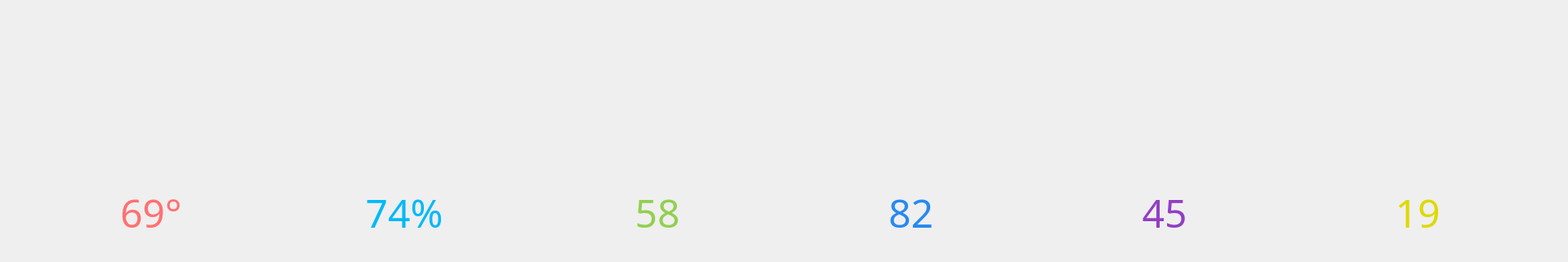
   <widget class="QWidget" name="widget_2" native="true">
    <property name="geometry">
     <rect>
      <x>0</x>
      <y>110</y>
      <width>1920</width>
      <height>321</height>
     </rect>
    </property>
    <widget class="QWidget" name="horizontalLayoutWidget">
     <property name="geometry">
      <rect>
       <x>0</x>
       <y>0</y>
       <width>1921</width>
       <height>321</height>
      </rect>
     </property>
     <layout class="QHBoxLayout" name="chk_layout">
      <property name="spacing">
       <number>40</number>
      </property>
      <property name="sizeConstraint">
       <enum>QLayout::SetNoConstraint</enum>
      </property>
      <property name="leftMargin">
       <number>50</number>
      </property>
      <property name="topMargin">
       <number>5</number>
      </property>
      <property name="rightMargin">
       <number>50</number>
      </property>
      <property name="bottomMargin">
       <number>0</number>
      </property>
      <item>
       <widget class="QPushButton" name="chk_temp">
        <property name="sizePolicy">
         <sizepolicy hsizetype="Minimum" vsizetype="Minimum">
          <horstretch>0</horstretch>
          <verstretch>0</verstretch>
         </sizepolicy>
        </property>
        <property name="font">
         <font>
          <family>서울남산체 EB</family>
          <pointsize>36</pointsize>
         </font>
        </property>
        <property name="cursor">
         <cursorShape>PointingHandCursor</cursorShape>
        </property>
        <property name="styleSheet">
         <string notr="true">QPushButton{image:url(./image/chk_temp.png); border:0px;color : rgb(255,113,113);}
QPushButton:hover{image:url(./image/chk_temp2.png); border:0px;color : rgb(255,113,113);}
QPushButton:checked{image:url(./image/chk_temp2.png); border:0px;color : rgb(255,113,113);}



</string>
        </property>
        <property name="text">
         <string>


69°</string>
        </property>
        <property name="checkable">
         <bool>true</bool>
        </property>
        <attribute name="buttonGroup">
         <string notr="true">buttonGroup</string>
        </attribute>
       </widget>
      </item>
      <item>
       <widget class="QPushButton" name="chk_hum">
        <property name="sizePolicy">
         <sizepolicy hsizetype="Minimum" vsizetype="Minimum">
          <horstretch>0</horstretch>
          <verstretch>0</verstretch>
         </sizepolicy>
        </property>
        <property name="font">
         <font>
          <family>서울남산체 EB</family>
          <pointsize>36</pointsize>
         </font>
        </property>
        <property name="cursor">
         <cursorShape>PointingHandCursor</cursorShape>
        </property>
        <property name="styleSheet">
         <string notr="true">QPushButton{image:url(./image/chk_hum.png); border:0px;color:rgb(0,185,250);}
QPushButton:hover{image:url(./image/chk_hum2.png); border:0px;color:rgb(0,185,250);}
QPushButton:checked{image:url(./image/chk_hum2.png); border:0px;color:rgb(0,185,250);}

</string>
        </property>
        <property name="text">
         <string>


74%</string>
        </property>
        <property name="checkable">
         <bool>true</bool>
        </property>
        <attribute name="buttonGroup">
         <string notr="true">buttonGroup</string>
        </attribute>
       </widget>
      </item>
      <item>
       <widget class="QPushButton" name="chk_co2">
        <property name="sizePolicy">
         <sizepolicy hsizetype="Minimum" vsizetype="Minimum">
          <horstretch>0</horstretch>
          <verstretch>0</verstretch>
         </sizepolicy>
        </property>
        <property name="font">
         <font>
          <family>서울남산체 EB</family>
          <pointsize>36</pointsize>
         </font>
        </property>
        <property name="cursor">
         <cursorShape>PointingHandCursor</cursorShape>
        </property>
        <property name="styleSheet">
         <string notr="true">QPushButton{image:url(./image/chk_co2.png); border:0px;color:rgb(146,208,80);}
QPushButton:hover{image:url(./image/chk_co22.png); border:0px;color:rgb(146,208,80);}
QPushButton:checked{image:url(./image/chk_co22.png); border:0px;color:rgb(146,208,80);}

</string>
        </property>
        <property name="text">
         <string>


58</string>
        </property>
        <property name="checkable">
         <bool>true</bool>
        </property>
        <attribute name="buttonGroup">
         <string notr="true">buttonGroup</string>
        </attribute>
       </widget>
      </item>
      <item>
       <widget class="QPushButton" name="chk_ph2">
        <property name="sizePolicy">
         <sizepolicy hsizetype="Minimum" vsizetype="Minimum">
          <horstretch>0</horstretch>
          <verstretch>0</verstretch>
         </sizepolicy>
        </property>
        <property name="font">
         <font>
          <family>서울남산체 EB</family>
          <pointsize>36</pointsize>
         </font>
        </property>
        <property name="cursor">
         <cursorShape>PointingHandCursor</cursorShape>
        </property>
        <property name="styleSheet">
         <string notr="true">QPushButton{image:url(./image/chk_ph.png); border:0px;color:rgb(38,137,242);}
QPushButton:hover{image:url(./image/chk_ph2.png); border:0px;color:rgb(38,137,242);}

QPushButton:checked{image:url(./image/chk_ph2.png); border:0px;color:rgb(38,137,242);}
</string>
        </property>
        <property name="text">
         <string>


82</string>
        </property>
        <property name="checkable">
         <bool>true</bool>
        </property>
        <attribute name="buttonGroup">
         <string notr="true">buttonGroup</string>
        </attribute>
       </widget>
      </item>
      <item>
       <widget class="QPushButton" name="chk_tds">
        <property name="sizePolicy">
         <sizepolicy hsizetype="Minimum" vsizetype="Minimum">
          <horstretch>0</horstretch>
          <verstretch>0</verstretch>
         </sizepolicy>
        </property>
        <property name="font">
         <font>
          <family>서울남산체 EB</family>
          <pointsize>36</pointsize>
         </font>
        </property>
        <property name="cursor">
         <cursorShape>PointingHandCursor</cursorShape>
        </property>
        <property name="styleSheet">
         <string notr="true">QPushButton{image:url(./image/chk_tds.png); border:0px;color:rgb(147,62,197);}
QPushButton:hover{image:url(./image/chk_tds2.png); border:0px;color:rgb(147,62,197);}
QPushButton:checked{image:url(./image/chk_tds2.png); border:0px;color:rgb(147,62,197);}

</string>
        </property>
        <property name="text">
         <string>


45</string>
        </property>
        <property name="checkable">
         <bool>true</bool>
        </property>
        <attribute name="buttonGroup">
         <string notr="true">buttonGroup</string>
        </attribute>
       </widget>
      </item>
      <item>
       <widget class="QPushButton" name="chk_light">
        <property name="sizePolicy">
         <sizepolicy hsizetype="Minimum" vsizetype="Minimum">
          <horstretch>0</horstretch>
          <verstretch>0</verstretch>
         </sizepolicy>
        </property>
        <property name="font">
         <font>
          <family>서울남산체 EB</family>
          <pointsize>36</pointsize>
         </font>
        </property>
        <property name="cursor">
         <cursorShape>PointingHandCursor</cursorShape>
        </property>
        <property name="styleSheet">
         <string notr="true">QPushButton{image:url(./image/chk_light.png); border:0px;color:rgb(222,217,0);}
QPushButton:hover{image:url(./image/chk_light2.png); border:0px;color:rgb(222,217,0);}
QPushButton:checked{image:url(./image/chk_light2.png); border:0px;color:rgb(222,217,0);}

</string>
        </property>
        <property name="text">
         <string>


19</string>
        </property>
        <property name="checkable">
         <bool>true</bool>
        </property>
        <attribute name="buttonGroup">
         <string notr="true">buttonGroup</string>
        </attribute>
       </widget>
      </item>
     </layout>
    </widget>
   </widget>
